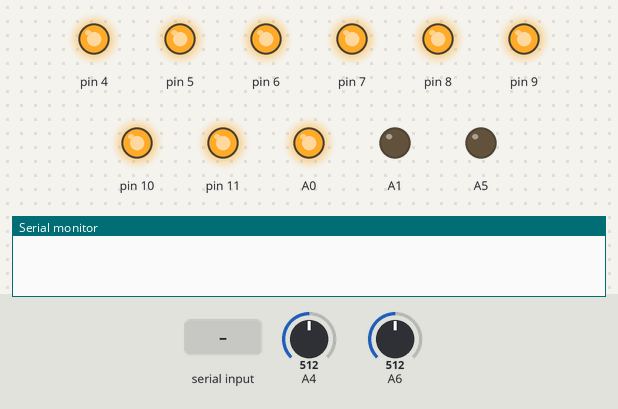
A sketch run on a simulated Arduino Nano, built with avr-gcc and run on an emulated ATmega328P. Parts: output pins drawn as LEDs (lit = HIGH), the last lines printed to the serial monitor. Dashed ring = blinking. The inputs (shaded band) are chosen by the test bench; at power-on: A4 = 512, A6 = 512.

Above: at 1.2 s.
1.3 s: A4 set to 44
2.8 s: A4 set to 38
At 3.15 s:
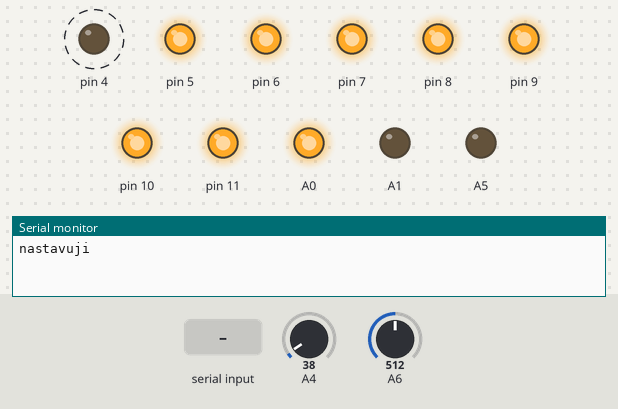
5.8 s: "P90\n" received over Serial
At 6.15 s:
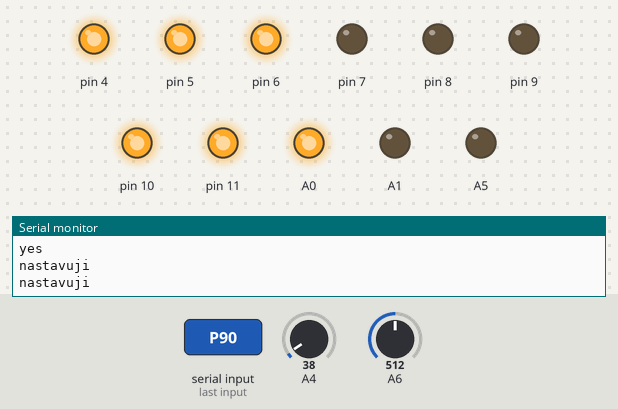
8.8 s: "P,45\n" received over the second serial link
At 9.15 s:
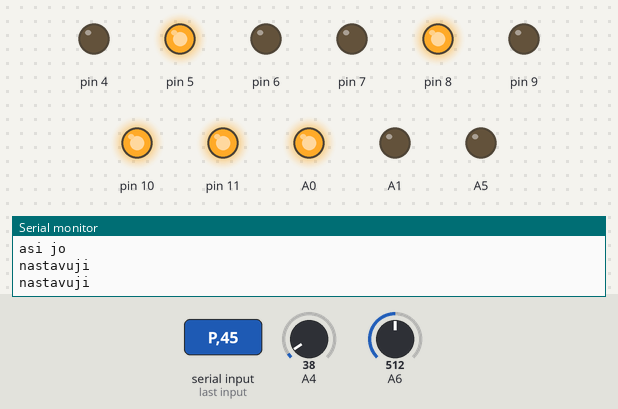
14.8 s: "P\n" received over Serial
At 15.45 s:
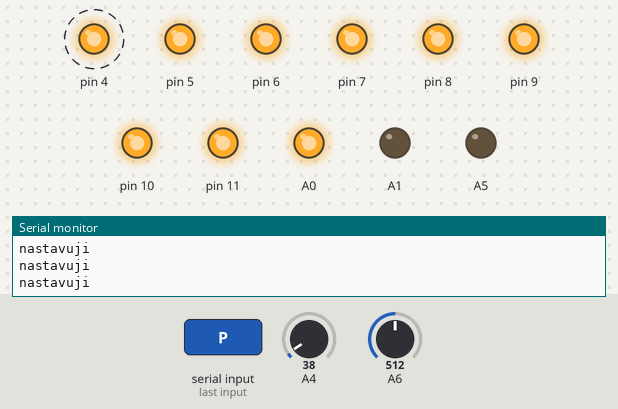
Timing chart, 0 to 18.8 s (numbered marks = the images above; inputs shaded):
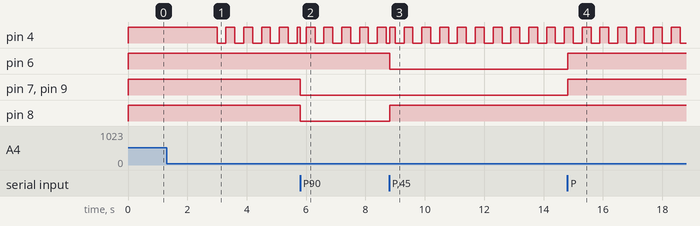

Measured:
- the behaviour switches between 41 and 40 on A4 (found by bisection; images 0 and 1)
- after the input at 1.3 s, every drawn part: stays the same
- after the input at 2.8 s, pin 4: alternates HIGH for 0.30 s and LOW for 0.30 s, starting after 0.20 s
- after the input at 5.8 s, pin 7–9: HIGH → LOW at once
- after the input at 8.8 s, pin 6: HIGH → LOW at once; pin 8: LOW → HIGH at once
- after the input at 14.8 s, pin 6, pin 7, pin 9: LOW → HIGH at once

The sketch:

MalyArduinatkoRelatka.ino
```cpp
// Visual Micro is in vMicro>General>Tutorial Mode
//
/*
    Name:       MalyArduinatkoRelatka.ino
    Created:	25.10.2019 18:44:34
    Author:     DESKTOP-9UH2GP7\svita
*/
#define SRX 2
#define STX 3
#define R1 4
#define R2 5
#define R3 6
#define R4 7
#define R5 8
#define R6 9
#define R7 10
#define R8 11
#include <SoftwareSerial.h>
volatile bool relatka[8] = {0, 0, 0, 0, 0, 0, 0, 0};
volatile bool uprava = false;
volatile bool odesliDoModulu = false;
unsigned long cas;
unsigned long ctiTlacidla;
unsigned long ctiModulos;
void nastavRka() {
  for (int i = 4; i <= 11; i++) {
    digitalWrite(i, !relatka[i - 4]);
  }
}

SoftwareSerial mySerial(SRX, STX); // RX, TX>

// The setup() function runs once each time the micro-controller starts
void setup()
{
  pinMode(A0, OUTPUT);
  pinMode(A5, OUTPUT);
  pinMode(A1, OUTPUT);
  digitalWrite(A1, LOW);
  digitalWrite(A0, HIGH);
  digitalWrite(A5, LOW);
  pinMode(A6, INPUT);
  pinMode(A4, INPUT);

  for (int i = 4; i <= 11; i++) {
    pinMode(i, OUTPUT);
    digitalWrite(i, HIGH);
  }

  Serial.begin(115200);
  mySerial.begin(9600);
  cas = millis();
  ctiTlacidla = millis();
  mySerial.println("RX:?");

}
byte hodMiRelatkaDoCisla() {
  byte cislo = 0;
  for (byte i = 0; i < 8; i++) {
    cislo += relatka[i] << i;
  }
  return cislo;

}

// Add the main program code into the continuous loop() function
void loop()
{
  if (uprava) {
    Serial.println("nastavuji");
    nastavRka();
    uprava = false;
  }
  if (odesliDoModulu) {
    byte zapunty = hodMiRelatkaDoCisla();
    char posledniZparava[7];
    if (zapunty == 0) {
      sprintf(posledniZparava, "RX:0\n");
    }
    else {
      sprintf(posledniZparava, "P%c\n", zapunty);
    }
    mySerial.print(posledniZparava);
    odesliDoModulu = false;

  }
  if (millis() - cas >= 100) {
    cas = millis();
    if (Serial.available()) {
      byte n = Serial.available();
      char pole[n];
      for (byte i = 0; i < n; i++) {
        pole[i] = Serial.read();
        mySerial.write(pole[i]);
      }
      if (pole[n - 2] == 13 || pole[n - 2] == 10) pole[n - 2] = '\0';
      if (pole[n - 1] == 13 || pole[n - 1] == 10) pole[n - 1] = '\0';

      provokace(pole, n);
      if (uprava)Serial.println("yes");
    }
  }
  if (millis() - ctiModulos >= 50) {
    ctiModulos = millis();
    if (mySerial.available() > 0) //Checks is there any data in buffer
    {
      byte n = mySerial.available();
      char pole[n];
      Serial.print("#");
      for (byte i = 0; i < n; i++) {
        pole[i] = mySerial.read();
        Serial.write(pole[i]);
      }
      Serial.flush();
      if (pole[n - 2] == 13 || pole[n - 2] == 10) pole[n - 2] = '\0';
      if (pole[n - 1] == 13 || pole[n - 1] == 10) pole[n - 1] = '\0';

      provokace(pole, n);
      if (uprava) {
        mySerial.println("yes");
        Serial.println("asi jo");
      }
      char* radek = pole;
      for (byte i = 0; i < n; i++) {
      if (pole[i] == '\n') {
        radek=&pole[i+1];
          provokace(radek, n);
          if (uprava) {
            mySerial.println("yes");
            //Serial.println("asi jo");
            break;
          }
        }
      }

    }
  }
  if (millis() - ctiTlacidla >= 300) {
    ctiTlacidla = millis();
    int levastrana = analogRead(A4);
    int pravastrana = analogRead(A6);
    switch (levastrana) {
      case 20 ... 40: { //power
          relatka[0] = !relatka[0];
          uprava = true;
          break;
        }
      case 410 ... 420: { //open
          relatka[1] = !relatka[1];
          uprava = true;
          break;
        }
    }
    switch (pravastrana) {
      case 950 ... 970: { //pause
          relatka[2] = !relatka[2];
          uprava = true;
          break;
        }
      case 820 ... 830: { //skip-
          relatka[3] = !relatka[3];
          uprava = true;
          break;
        }
      case 740 ... 750: { //stop
          relatka[4] = !relatka[4];
          uprava = true;
          break;
        }
      case 610 ... 660: { //play
          relatka[5] = !relatka[5];
          uprava = true;
          break;
        }
      case 880 ... 889: { //skip+
          relatka[6] = !relatka[6];
          uprava = true;
          break;
        }
    }
    if (uprava) {
      odesliDoModulu = true;
    }

  }
}
void prevedNaPiny(byte cislo) {
  for (byte i = 0; i < 8; i++) {
    relatka[i] = 0b00000001 & cislo;
    cislo = cislo >> 1;
  }

}
void provokace(char pole[], byte n) {
  if (pole[0] == 'P') {
    prevedNaPiny(pole[1]);
    uprava = true;
    //Serial.println("jsem v pecku");
  }
  else if (pole[0] == 'R') {
    //Serial.println("jsem v reku");
    switch (pole[1] - 48) {
      case 1:
      case 2:
      case 3:
      case 4:
      case 5:
      case 6:
      case 7:
      case 8: {
          byte akce = 0;
          if (pole[3] == '1') { //formát zprávy Rx:0/1
            akce = 1;
            //Serial.printf("ano zapnu ti ho %s",pole);
          }
          if (akce != relatka[pole[1] - 48 - 1]) {
            relatka[pole[1] - 48 - 1] = akce;
            uprava = 1;
          }
          break;
        }
      case 40: {
          bool bylaZmena = 0;
          if (pole[3] == '1') {		 //RX:0/1
            for (byte pohoda = 0; pohoda < 8; pohoda++) {
              if (relatka[pohoda] != 1) {
                relatka[pohoda] = 1;
                bylaZmena = 1;
              }
            }
          }
          if (pole[3] == '0') {
            for (byte pohoda = 0; pohoda < 8; pohoda++) {
              if (relatka[pohoda] != 0) {
                relatka[pohoda] = 0;
                bylaZmena = 1;
              }
            }
          }
          uprava = bylaZmena;
          break;
        }
    }
    //Serial.print("asi ");
    //Serial.println(uprava);
  }
  else {
    //Serial.print("nic ");
   // Serial.print(pole[0]);
    //Serial.println("  konec vety");
  }
}
```
